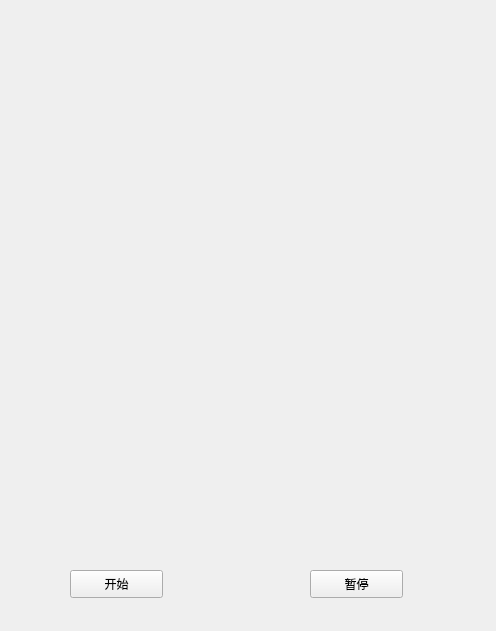
<?xml version="1.0" encoding="UTF-8"?>
<ui version="4.0">
 <class>Widget</class>
 <widget class="QWidget" name="Widget">
  <property name="geometry">
   <rect>
    <x>0</x>
    <y>0</y>
    <width>496</width>
    <height>631</height>
   </rect>
  </property>
  <property name="windowTitle">
   <string>Widget</string>
  </property>
  <widget class="QPushButton" name="StartButton">
   <property name="geometry">
    <rect>
     <x>70</x>
     <y>570</y>
     <width>93</width>
     <height>28</height>
    </rect>
   </property>
   <property name="text">
    <string>开始</string>
   </property>
  </widget>
  <widget class="QPushButton" name="StopButton">
   <property name="geometry">
    <rect>
     <x>310</x>
     <y>570</y>
     <width>93</width>
     <height>28</height>
    </rect>
   </property>
   <property name="text">
    <string>暂停</string>
   </property>
  </widget>
  <widget class="QLabel" name="Showlabel">
   <property name="geometry">
    <rect>
     <x>80</x>
     <y>20</y>
     <width>311</width>
     <height>511</height>
    </rect>
   </property>
   <property name="text">
    <string/>
   </property>
   <property name="scaledContents">
    <bool>true</bool>
   </property>
   <property name="alignment">
    <set>Qt::AlignCenter</set>
   </property>
  </widget>
 </widget>
 <layoutdefault spacing="6" margin="11"/>
 <resources/>
 <connections/>
</ui>
